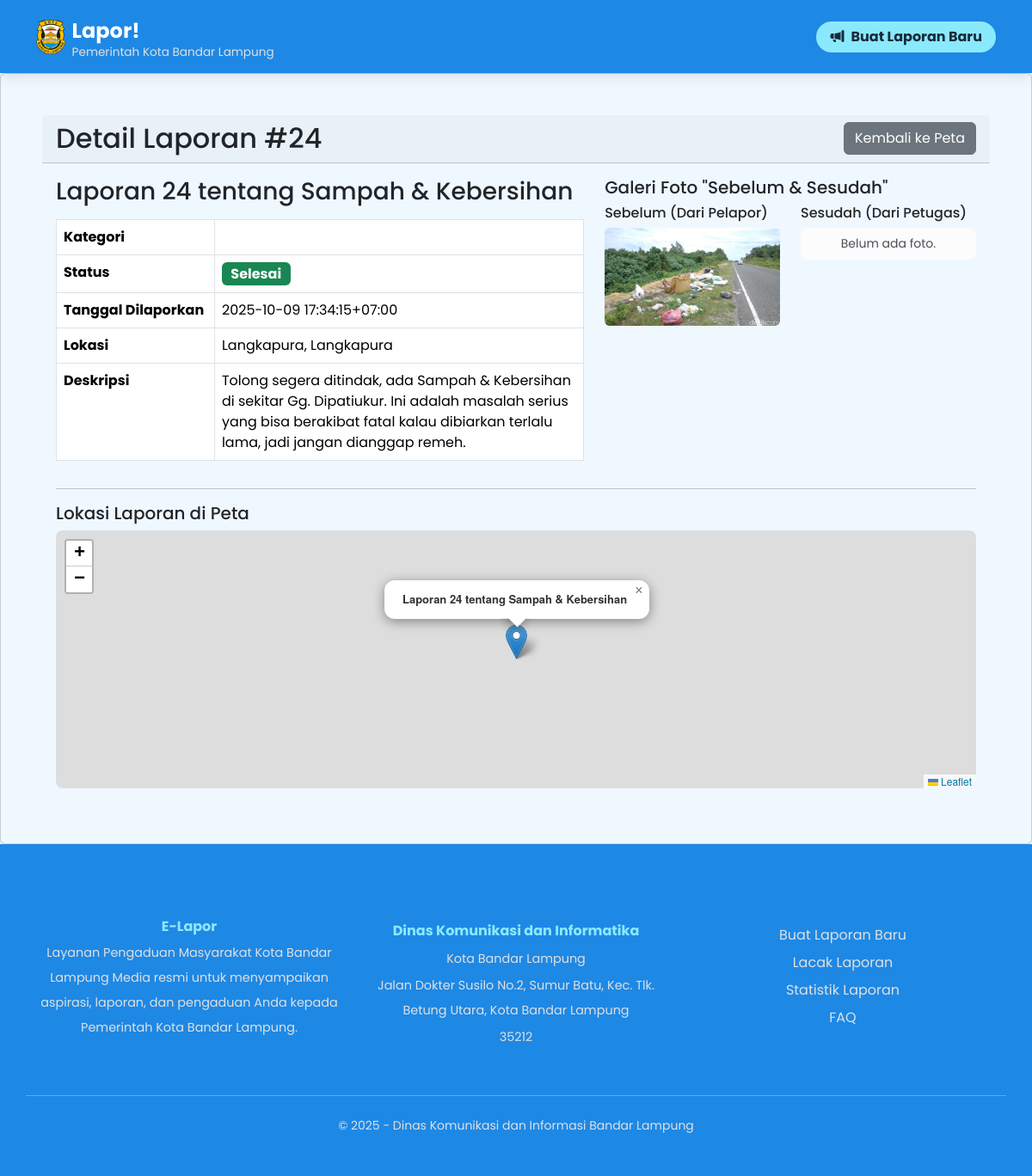
The app's page /laporan/24 with its own data.
### tables this page shows
CREATE TABLE laporan (
    id INTEGER PRIMARY KEY AUTOINCREMENT,
    nomor_laporan TEXT NOT NULL UNIQUE,
    nama_pelapor TEXT NOT NULL,
    no_whatsapp TEXT,
    judul TEXT NOT NULL,
    deskripsi TEXT NOT NULL,
    -- PERUBAHAN UTAMA: Menggunakan Foreign Key ke tabel kategori
    kategori_id INTEGER NOT NULL,
    kecamatan TEXT,
    kelurahan TEXT,
    foto TEXT,
    foto_selesai TEXT,
    dinas_penugas TEXT,
    pengumuman_publik TEXT,
    latitude REAL NOT NULL,
    longitude REAL NOT NULL,
    status TEXT NOT NULL DEFAULT 'Diterima',
    support_count INTEGER DEFAULT 0,
    timestamp DATETIME DEFAULT CURRENT_TIMESTAMP,
    -- Mendefinisikan hubungan antar tabel
    FOREIGN KEY (kategori_id) REFERENCES kategori (id)
);

### app.py (the view)
@app.route('/laporan/<int:laporan_id>')
def detail_laporan(laporan_id):
    conn = get_db_connection()
    query = """
        SELECT l.*, k.nama_kategori
        FROM laporan l JOIN kategori k ON l.kategori_id = k.id
        WHERE l.id = ?
    """
    laporan = conn.execute(query, (laporan_id,)).fetchone()
    conn.close()
    if laporan is None:
        return "Laporan tidak ditemukan", 404
    return render_template('detail_laporan.html', laporan=laporan)

### app.py (called while the page is built)
def get_db_connection():
    conn = sqlite3.connect(DATABASE, detect_types=sqlite3.PARSE_DECLTYPES | sqlite3.PARSE_COLNAMES)
    conn.row_factory = sqlite3.Row
    return conn

### templates/detail_laporan.html (shortened to what this page needs)
{% extends "layout.html" %}
{% block content %}
<div class="card p-5 detail-laporan">
    <div class="card-header d-flex justify-content-between align-items-center">
        <h2 class="mb-0">Detail Laporan #{{ laporan.id }}</h2>
        <a href="{{ url_for('index') }}" class="btn btn-secondary">Kembali ke Peta</a>
    </div>
    <div class="card-body">
        <div class="row">
            <div class="col-md-7">
                <h3>{{ laporan.judul }}</h3>
                <table class="table table-bordered mt-3">
                    <tbody>
                        <tr>
                            <th style="width: 30%;">Kategori</th>
                            <td>{{ laporan.kategori }}</td>
                        </tr>
                        <tr>
                            <th>Status</th>
                            <td>
                                <span class="badge fs-6
                                {% if laporan.status == 'Diterima' %} bg-warning
                                {% elif laporan.status == 'Diproses' %} bg-info
                                {% else %} bg-success {% endif %}
                                ">{{ laporan.status }}</span>
                            </td>
                        </tr>
                        <tr>
                            <th>Tanggal Dilaporkan</th>
                            <td>{{ laporan.timestamp }}</td>
                        </tr>
                        <tr>
                            <th>Lokasi</th>
                            <td>{{ laporan.kelurahan }}, {{ laporan.kecamatan }}</td>
                        </tr>
                        <tr>
                            <th>Deskripsi</th>
                            <td>{{ laporan.deskripsi }}</td>
                        </tr>
                    </tbody>
                </table>
            </div>
            <div class="col-md-5">
                <h5>Galeri Foto "Sebelum & Sesudah"</h5>
                <div class="row">
                    <div class="col-6">
                        <h6>Sebelum (Dari Pelapor)</h6>
                        {% if laporan.foto %}
                            <img src="{{ url_for('static', filename='uploads/' + laporan.foto) }}" class="img-fluid rounded" alt="Foto Laporan">
                        {% else %}
                            <div class="alert alert-light text-center small p-2">Tidak ada foto.</div>
                        {% endif %}
                    </div>
                    <div class="col-6">
                        <h6>Sesudah (Dari Petugas)</h6>
                        {% if laporan.foto_selesai %}
                            <img src="{{ url_for('static', filename='uploads/' + laporan.foto_selesai) }}" class="img-fluid rounded" alt="Foto Selesai">
                        {% else %}
                            <div class="alert alert-light text-center small p-2">Belum ada foto.</div>
                        {% endif %}
                    </div>
                </div>
            </div>
        </div>
        <hr>
        <h5>Lokasi Laporan di Peta</h5>
        <div id="detail-map" style="height: 300px; border-radius: 8px;"></div>
    </div>
</div>
{% endblock %}

### templates/detail_laporan.html (style rules this page uses)
.detail-laporan { background-color: #f0f8ff; }

### records on screen
laporan: id "24", judul "Laporan 24 tentang Sampah & Kebersihan", status "Selesai", timestamp "2025-10-09 17:34:15+07:00", kelurahan "Langkapura", kecamatan "Langkapura", deskripsi "Tolong segera ditindak, ada Sampah & Kebersihan di sekitar Gg. Dipatiukur. Ini adalah masalah serius yang bisa berakibat fatal kalau dibiarkan terlalu lama, jadi jangan dianggap remeh.", foto (picture)
